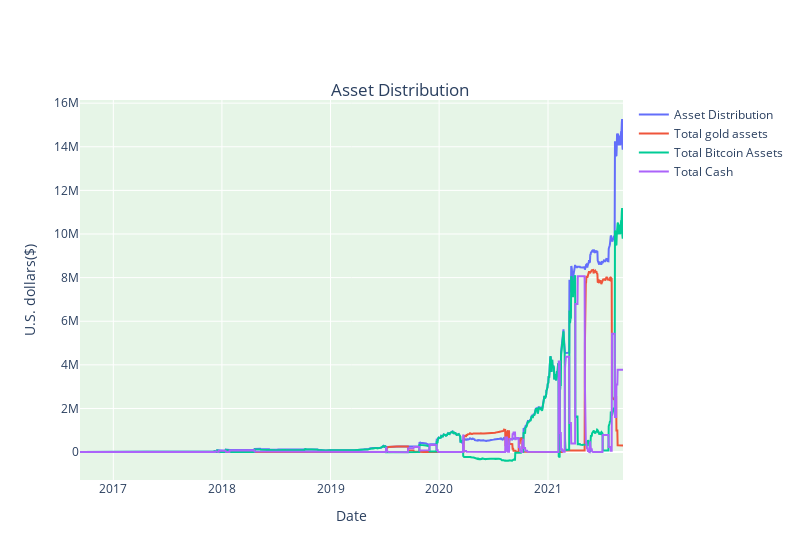

The code cell stored with this chart in its notebook:
### Code cell
fig=go.Figure()
fig.add_trace(go.Scatter(
    x=df['Date'],
    y=df['总资产'],
    mode='lines',
    name='Asset Distribution',
))
fig.add_trace(go.Scatter(
    x=df['Date'],
    y=df['黄金资产'],
    mode='lines',
    name='Total gold assets',
))
fig.add_trace(go.Scatter(
    x=df['Date'],
    y=df['比特币资产'],
    mode='lines',
    name='Total Bitcoin Assets',
))
fig.add_trace(go.Scatter(
    x=df['Date'],
    y=df['现金持有份额'],
    mode='lines',
    name='Total Cash',
))
fig.update_layout(title={'text':'Asset Distribution', 'x':0.5, 'y':0.85}, xaxis_title='Date',
    yaxis_title='U.S. dollars($)', width=800, plot_bgcolor='rgb(230, 245, 231)' )
fig.show()

### Figure 1 — Plotly figure (JSON) as saved in the notebook; plotly's stock layout.template omitted (floating-point values rounded to 4 significant figures; data arrays with more than 128 entries replaced by an {"elided": "..."} marker saying what was removed)
{"data": [{"mode": "lines", "name": "Asset Distribution", "type": "scatter", "x": {"elided": "1826 str values"}, "y": {"elided": "1826 float values"}}, {"mode": "lines", "name": "Total gold assets", "type": "scatter", "x": {"elided": "1826 str values"}, "y": {"elided": "1826 float values"}}, {"mode": "lines", "name": "Total Bitcoin Assets", "type": "scatter", "x": {"elided": "1826 str values"}, "y": {"elided": "1826 float values"}}, {"mode": "lines", "name": "Total Cash", "type": "scatter", "x": {"elided": "1826 str values"}, "y": {"elided": "1826 float values"}}], "layout": {"plot_bgcolor": "rgb(230, 245, 231)", "title": {"text": "Asset Distribution", "x": 0.5, "y": 0.85}, "width": 800, "xaxis": {"title": {"text": "Date"}}, "yaxis": {"title": {"text": "U.S. dollars($)"}}}}
